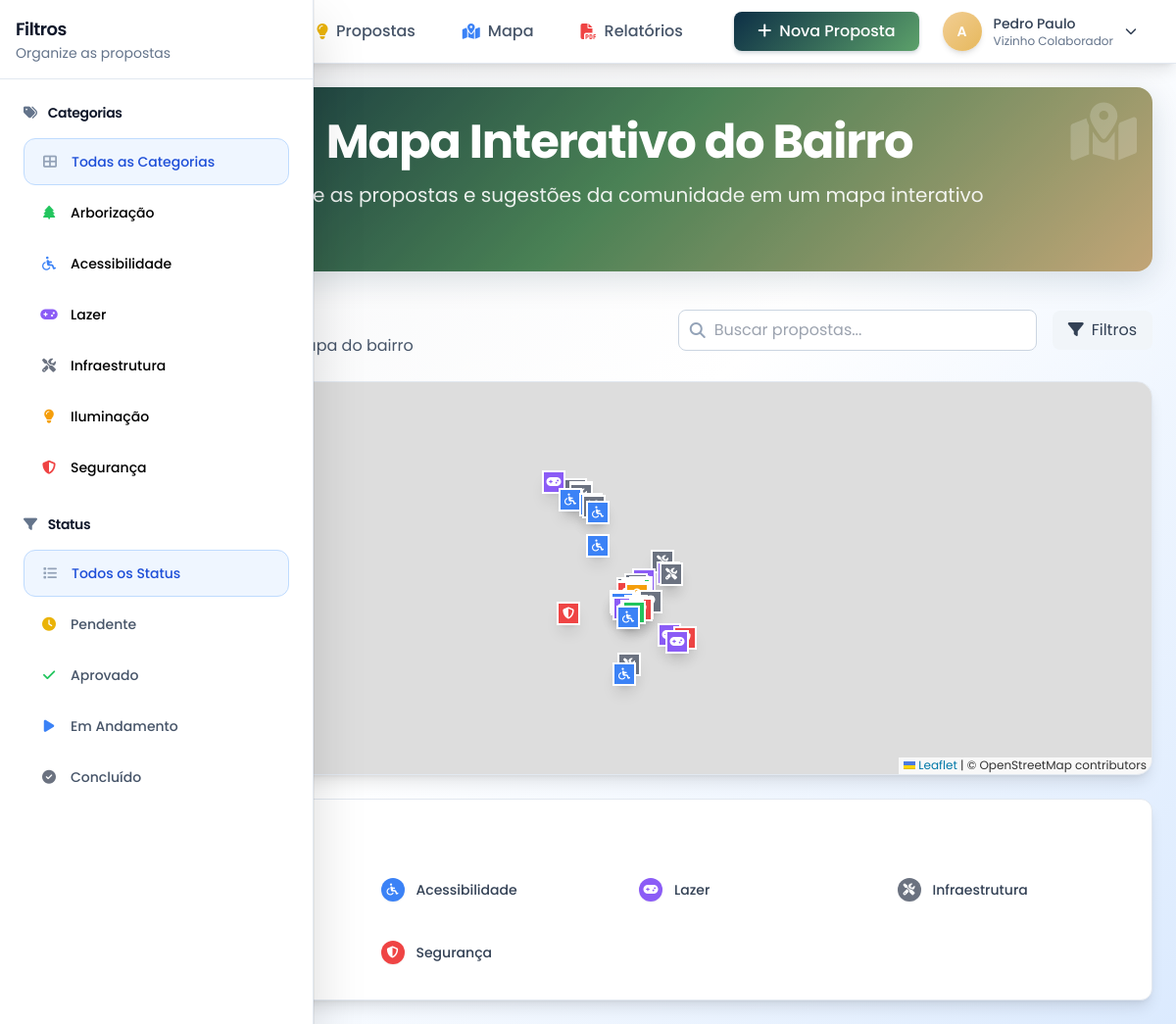
The page /mapa (signed in) on the database its author committed.
### app.py (models this page shows, shortened)
class User(UserMixin, db.Model):
    id = db.Column(db.Integer, primary_key=True)
    email = db.Column(db.String(120), unique=True, nullable=False)
    name = db.Column(db.String(100), nullable=False)
    password_hash = db.Column(db.String(128))
    created_at = db.Column(db.DateTime, default=datetime.utcnow)
    nome_completo = db.Column(db.String(200))
    cpf = db.Column(db.String(14))
    telefone = db.Column(db.String(20))
    endereco = db.Column(db.Text)
    cep = db.Column(db.String(10))
    data_nascimento = db.Column(db.Date)

class Category(db.Model):
    id = db.Column(db.String(50), primary_key=True)
    name = db.Column(db.String(100), nullable=False)
    icon = db.Column(db.String(50))
    color = db.Column(db.String(7))

### app.py (the view)
@app.route('/mapa')
def mapa():
    proposals = Proposal.query.all()
    categories_raw = Category.query.all()
    categories = [{
        'id': cat.id,
        'name': cat.name,
        'icon': cat.icon,
        'color': cat.color
    } for cat in categories_raw]
    return render_template('mapa.html', proposals=proposals, categories=categories)

### templates/mapa.html (shortened to what this page needs)
{% extends "base.html" %}
{% block content %}
<div class="hero-gradient rounded-2xl p-8 mb-8 text-white relative overflow-hidden">
    <div class="absolute inset-0 bg-black bg-opacity-20"></div>
    <div class="relative z-10">
        <div class="max-w-4xl mx-auto text-center">
            <h1 class="text-4xl md:text-5xl font-bold mb-4 animate-fadeInUp">
                Mapa Interativo do Bairro
            </h1>
            <p class="text-xl mb-8 opacity-90 animate-fadeInUp" style="animation-delay: 0.2s;">
                Explore as propostas e sugestões da comunidade em um mapa interativo
            </p>
        </div>
    </div>
    <div class="absolute top-4 right-4 text-white opacity-20">
        <i class="fas fa-map-marked-alt text-6xl"></i>
    </div>
    <div class="absolute bottom-4 left-4 text-white opacity-20">
    </div>
</div>
<div class="space-y-6">
    <div class="flex items-center justify-between">
        <div>
            <h2 class="text-2xl font-bold text-neutral-900">Propostas no Mapa</h2>
            <p class="text-neutral-600">Visualize as propostas no mapa do bairro</p>
        </div>
        <div class="flex items-center space-x-4">
            <div class="relative">
                <i class="fas fa-search absolute left-3 top-1/2 transform -translate-y-1/2 text-neutral-400"></i>
                <input type="text" id="mapSearch" placeholder="Buscar propostas..."
                       class="pl-9 pr-3 py-2 border border-neutral-300 rounded-lg focus:outline-none focus:ring-2 focus:ring-citizenship-500 focus:border-citizenship-500">
            </div>
            <button id="filterToggle" class="px-4 py-2 bg-neutral-100 text-neutral-700 rounded-lg hover:bg-neutral-200 transition-colors">
                <i class="fas fa-filter mr-2"></i>Filtros
            </button>
        </div>
    </div>
    <div class="bg-white rounded-2xl shadow-lg border border-neutral-200 overflow-hidden">
        <div id="map" class="map-container w-full" style="width: 100% !important; height: 100% !important; min-height: 400px; z-index: 1;"></div>
    </div>
    <div class="bg-white rounded-xl shadow-lg border border-neutral-200 p-6">
        <h3 class="text-lg font-semibold text-neutral-900 mb-4 flex items-center">
        </h3>
        <div class="grid grid-cols-2 md:grid-cols-4 gap-4">
            {% for category in categories %}
            <div class="flex items-center space-x-3 p-3 rounded-lg hover:bg-neutral-50 transition-colors">
                <div class="w-6 h-6 rounded-full shadow-sm flex items-center justify-center" style="background-color: {{ category.color }}">
                    <i class="fas fa-{{ category.icon }} text-white text-xs"></i>
                </div>
                <span class="text-sm font-medium text-neutral-700">{{ category.name }}</span>
            </div>
            {% endfor %}
        </div>
    </div>
</div>
{% endblock %}

### templates/base.html (shortened to what this page needs)
<!DOCTYPE html>
<html lang="pt-BR">
<head>
    <script src="https://cdn.tailwindcss.com"></script>
    <link rel="stylesheet" href="https://cdnjs.cloudflare.com/ajax/libs/font-awesome/6.4.0/css/all.min.css">
    <link rel="stylesheet" href="{{ url_for('static', filename='css/custom.css') }}">
    <link rel="stylesheet" href="https://unpkg.com/leaflet@1.9.4/dist/leaflet.css" />
</head>
    <body class="min-h-screen gradient-bg">
        <header class="bg-white shadow-lg border-b border-neutral-200">
            <div class="max-w-7xl mx-auto px-4 sm:px-6 lg:px-8">
                <div class="flex justify-between items-center h-16">
                    <div class="flex items-center">
                        <a href="{{ url_for('index') }}" class="flex items-center space-x-3">
                            <div class="w-10 h-10 rounded-xl flex items-center justify-center shadow-md overflow-hidden">
                            </div>
                            <div>
                                <span class="text-xl font-bold text-neutral-900">Meu Bairro Melhor</span>
                                <p class="text-xs text-neutral-500 -mt-1">Participação Cidadã</p>
                            </div>
                        </a>
                    </div>
                <nav class="hidden lg:flex items-center space-x-6">
                    <a href="{{ url_for('index') }}" class="flex items-center space-x-2 text-neutral-600 hover:text-neutral-900 font-medium transition-colors px-3 py-2 rounded-lg hover:bg-neutral-50">
                        <i class="fas fa-lightbulb text-yellow-500"></i>
                        <span>Propostas</span>
                    </a>
                    <a href="{{ url_for('mapa') }}" class="flex items-center space-x-2 text-neutral-600 hover:text-neutral-900 font-medium transition-colors px-3 py-2 rounded-lg hover:bg-neutral-50">
                        <i class="fas fa-map-marked-alt text-citizenship-500"></i>
                        <span>Mapa</span>
                    </a>
                    <a href="{{ url_for('relatorios') }}" class="flex items-center space-x-2 text-neutral-600 hover:text-neutral-900 font-medium transition-colors px-3 py-2 rounded-lg hover:bg-neutral-50">
                        <i class="fas fa-file-pdf text-red-500"></i>
                        <span>Relatórios</span>
                    </a>
                </nav>
                <div class="flex items-center space-x-4">
                    {% if current_user.is_authenticated %}
                        <a href="{{ url_for('criar_proposta') }}" class="btn-primary px-6 py-2 rounded-lg hover:shadow-lg transition-all duration-300 font-medium">
                            <i class="fas fa-plus mr-2"></i>Nova Proposta
                        </a>
                        <div class="relative group">
                            <button class="flex items-center space-x-3 text-neutral-700 hover:text-neutral-900 p-2 rounded-lg hover:bg-neutral-50 transition-colors">
                                <div class="w-10 h-10 user-avatar rounded-full flex items-center justify-center shadow-md">
                                    <span class="text-white text-sm font-semibold">{{ current_user.name[0].upper() }}</span>
                                </div>
                                <div class="hidden md:block text-left">
                                    <div class="text-sm font-medium">{{ current_user.nome_completo or current_user.name }}</div>
                                    <div class="text-xs text-neutral-500">Vizinho Colaborador</div>
                                </div>
                                <i class="fas fa-chevron-down text-xs"></i>
                            </button>
                        </div>
                    {% endif %}
                </div>
            </div>
        </div>
    </header>
    <div id="sidebar" class="hidden lg:flex fixed inset-y-0 left-0 z-50 w-16 bg-white shadow-xl transform lg:translate-x-0 transition-all duration-300 ease-in-out border-r border-neutral-200 flex flex-col sidebar-container">
        <div class="flex-shrink-0 p-4 lg:p-4 border-b border-neutral-200">
            <div class="flex items-center justify-center lg:justify-between">
                <div class="sidebar-content">
                    <h2 class="text-lg font-semibold text-neutral-900">Filtros</h2>
                    <p class="text-sm text-neutral-500">Organize as propostas</p>
                </div>
            </div>
        </div>
        <div class="flex-1 overflow-y-auto">
            <div class="p-3 lg:p-6">
            <div class="mb-6">
                <h3 class="text-sm font-semibold text-neutral-900 mb-4 flex items-center sidebar-content">
                    <i class="fas fa-tags mr-2 text-neutral-500"></i>
                    <span class="sidebar-text">Categorias</span>
                </h3>
                <div class="space-y-1">
                    <a href="{{ url_for('index', category='all') }}"
                       class="flex items-center px-3 lg:px-4 py-3 text-sm rounded-xl hover:bg-neutral-50 transition-all duration-200 group sidebar-link {% if request.args.get('category', 'all') == 'all' %}bg-citizenship-50 text-citizenship-700 border border-citizenship-200{% else %}text-neutral-600{% endif %}">
                        <i class="fas fa-th-large mr-3 text-neutral-400 w-5 text-center"></i>
                        <span class="font-medium sidebar-text">Todas as Categorias</span>
                    </a>
                    {% for category in categories %}
                    <a href="{{ url_for('index', category=category.id) }}"
                       class="flex items-center px-3 lg:px-4 py-3 text-sm rounded-xl hover:bg-neutral-50 transition-all duration-200 group sidebar-link category-{{ category.id }} {% if request.args.get('category', 'all') == category.id %}border{% endif %}">
                        {% if category.name.lower() == 'arborização' %}
                            <i class="fas fa-tree mr-3 w-5 text-center" style="color: {{ category.color }}"></i>
                        {% elif category.name.lower() == 'acessibilidade' %}
                            <i class="fas fa-wheelchair mr-3 w-5 text-center" style="color: {{ category.color }}"></i>
                        {% elif category.name.lower() == 'lazer' %}
                            <i class="fas fa-gamepad mr-3 w-5 text-center" style="color: {{ category.color }}"></i>
                        {% elif category.name.lower() == 'infraestrutura' %}
                            <i class="fas fa-tools mr-3 w-5 text-center" style="color: {{ category.color }}"></i>
                        {% elif category.name.lower() == 'outros' %}
                            <i class="fas fa-ellipsis-h mr-3 w-5 text-center" style="color: {{ category.color }}"></i>
                        {% else %}
                            <i class="fas fa-{{ category.icon }} mr-3 w-5 text-center" style="color: {{ category.color }}"></i>
                        {% endif %}
                        <span class="font-medium sidebar-text">{{ category.name }}</span>
                    </a>
                    {% endfor %}
                </div>
            </div>
            <div class="mb-6">
                <h3 class="text-sm font-semibold text-neutral-900 mb-4 flex items-center sidebar-content">
                    <i class="fas fa-filter mr-2 text-neutral-500"></i>
                    <span class="sidebar-text">Status</span>
                </h3>
                <div class="space-y-1">
                    <a href="{{ url_for('index', status='all') }}"
                       class="flex items-center px-3 lg:px-4 py-3 text-sm rounded-xl hover:bg-neutral-50 transition-all duration-200 group sidebar-link {% if request.args.get('status', 'all') == 'all' %}bg-citizenship-50 text-citizenship-700 border border-citizenship-200{% else %}text-neutral-600{% endif %}">
                        <i class="fas fa-list mr-3 text-neutral-400 w-5 text-center"></i>
                        <span class="font-medium sidebar-text">Todos os Status</span>
                    </a>
                    <a href="{{ url_for('index', status='pending') }}"
                       class="flex items-center px-3 lg:px-4 py-3 text-sm rounded-xl hover:bg-neutral-50 transition-all duration-200 group sidebar-link {% if request.args.get('status', 'all') == 'pending' %}bg-yellow-50 text-yellow-700 border border-yellow-200{% else %}text-neutral-600{% endif %}">
                        <i class="fas fa-clock mr-3 text-yellow-500 w-5 text-center"></i>
                        <span class="font-medium sidebar-text">Pendente</span>
                    </a>
                    <a href="{{ url_for('index', status='approved') }}"
                       class="flex items-center px-3 lg:px-4 py-3 text-sm rounded-xl hover:bg-neutral-50 transition-all duration-200 group sidebar-link {% if request.args.get('status', 'all') == 'approved' %}bg-sustainability-50 text-sustainability-700 border border-sustainability-200{% else %}text-neutral-600{% endif %}">
                        <i class="fas fa-check mr-3 text-sustainability-500 w-5 text-center"></i>
                        <span class="font-medium sidebar-text">Aprovado</span>
                    </a>
                    <a href="{{ url_for('index', status='in_progress') }}"
                       class="flex items-center px-3 lg:px-4 py-3 text-sm rounded-xl hover:bg-neutral-50 transition-all duration-200 group sidebar-link {% if request.args.get('status', 'all') == 'in_progress' %}bg-citizenship-50 text-citizenship-700 border border-citizenship-200{% else %}text-neutral-600{% endif %}">
                        <i class="fas fa-play mr-3 text-citizenship-500 w-5 text-center"></i>
                        <span class="font-medium sidebar-text">Em Andamento</span>
                    </a>
                    <a href="{{ url_for('index', status='completed') }}"
                       class="flex items-center px-3 lg:px-4 py-3 text-sm rounded-xl hover:bg-neutral-50 transition-all duration-200 group sidebar-link {% if request.args.get('status', 'all') == 'completed' %}bg-neutral-50 text-neutral-700 border border-neutral-200{% else %}text-neutral-600{% endif %}">
                        <i class="fas fa-check-circle mr-3 text-neutral-500 w-5 text-center"></i>
                        <span class="font-medium sidebar-text">Concluído</span>
                    </a>
                </div>
            </div>
            </div>
        </div>
        </div>
    <main class="p-4 lg:p-6 transition-all duration-300 main-content">
        {% block content %}{% endblock %}
    </main>
</body>
</html>

### rows shown on the page
User: name "A", nome_completo "Pedro Paulo"
Category: name "Arborização"
Category: name "Acessibilidade"
Category: name "Lazer"
Category: name "Infraestrutura"
Category: name "Iluminação"
Category: name "Segurança"
